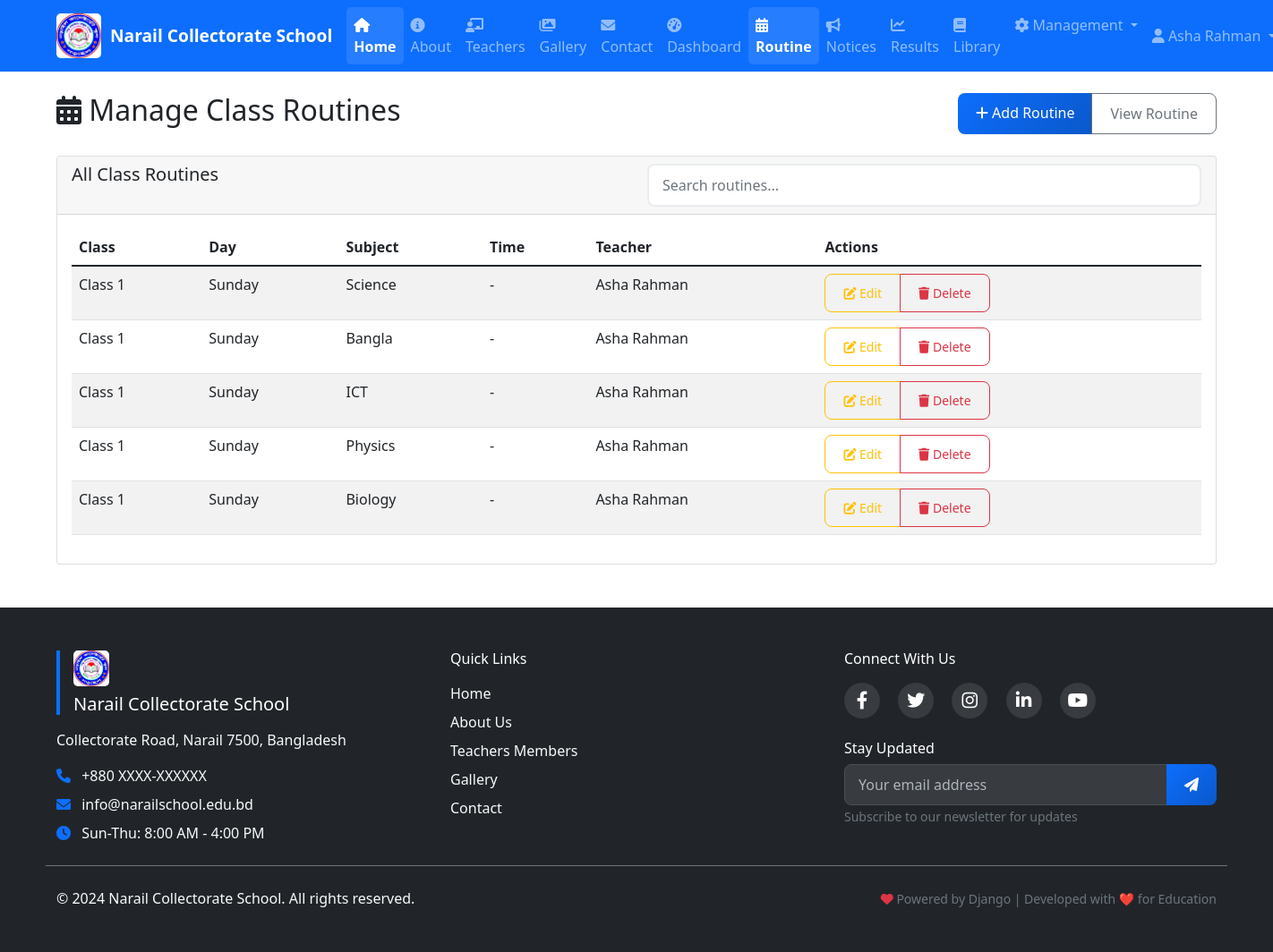
Screenshot of /school/routine/manage/ (signed in) with the database file from the repository.
### accounts/models.py (models this page shows, shortened)
class User(AbstractUser):
    USER_TYPE_CHOICES = (
        ('admin', 'Admin'),
        ('teacher', 'Teacher'),
        ('student', 'Student'),
        ('parent', 'Parent'),
    )
    user_type = models.CharField(max_length=10, choices=USER_TYPE_CHOICES, default='student')
    phone = models.CharField(max_length=15, blank=True)
    address = models.TextField(blank=True)
    profile_picture = models.ImageField(upload_to='profile_pics/', blank=True)

### school/models.py (models this page shows, shortened)
class ClassRoutine(models.Model):
    class_name = models.ForeignKey(Class, on_delete=models.CASCADE, verbose_name="Class")
    day = models.CharField(max_length=10, choices=(
        ('Sunday', 'Sunday'),
        ('Monday', 'Monday'),
        ('Tuesday', 'Tuesday'),
        ('Wednesday', 'Wednesday'),
        ('Thursday', 'Thursday'),
    ))
    period = models.ForeignKey(RoutinePeriod, on_delete=models.CASCADE, verbose_name="Time Period")
    subject = models.ForeignKey(Subject, on_delete=models.CASCADE)
    teacher = models.ForeignKey(Teacher, on_delete=models.CASCADE)
    class Meta:
        unique_together = ('class_name', 'day', 'period')
        ordering = ['class_name', 'day', 'period__order']
        verbose_name = "Class Routine"
        verbose_name_plural = "Class Routines"

class Class(models.Model):
    name = models.CharField(max_length=50)
    section = models.CharField(max_length=10)
    class_teacher = models.ForeignKey(Teacher, on_delete=models.SET_NULL, null=True)

class Subject(models.Model):
    name = models.CharField(max_length=100)
    class_name = models.ForeignKey(Class, on_delete=models.CASCADE)
    teacher = models.ForeignKey(Teacher, on_delete=models.CASCADE)

class Teacher(models.Model):
    user = models.OneToOneField(User, on_delete=models.CASCADE)
    teacher_id = models.CharField(max_length=20, unique=True)
    date_of_birth = models.DateField(null=True, blank=True)
    gender = models.CharField(max_length=10, choices=(('Male', 'Male'), ('Female', 'Female')), default='Male')
    qualification = models.CharField(max_length=100, blank=True)
    specialization = models.CharField(max_length=100, blank=True)
    joining_date = models.DateField()  # This will store the selected joining date
    salary = models.DecimalField(max_digits=10, decimal_places=2, default=0.00)
    division = models.CharField(max_length=50, blank=True)
    district = models.CharField(max_length=50, blank=True)
    thana = models.CharField(max_length=50, blank=True)
    postal_code = models.CharField(max_length=10, blank=True)
    area_village = models.CharField(max_length=100, blank=True)
    house_details = models.CharField(max_length=200, blank=True)

### school/views.py (the view)
# urls.py: path('routine/manage/', views.manage_class_routines, name='manage_class_routines'),
@login_required
def manage_class_routines(request):
    if request.user.user_type not in ['admin', 'teacher']:
        return HttpResponseForbidden("You don't have permission to access this page.")
    routines = ClassRoutine.objects.all().select_related('class_name', 'period', 'subject', 'teacher')
    if request.user.user_type == 'teacher':
        try:
            teacher = Teacher.objects.get(user=request.user)
            routines = routines.filter(teacher=teacher)
        except Teacher.DoesNotExist:
            routines = ClassRoutine.objects.none()
    context = {
        'routines': routines
    }
    return render(request, 'school/manage_class_routines.html', context)

### templates/school/manage_class_routines.html (shortened to what this page needs)
{% extends 'base.html' %}
{% block content %}
<div class="d-flex justify-content-between align-items-center mb-4">
    <h2><i class="fas fa-calendar-alt"></i> Manage Class Routines</h2>
    <div class="btn-group">
        <a href="{% url 'add_class_routine' %}" class="btn btn-primary"><i class="fas fa-plus"></i> Add Routine</a>
        <a href="{% url 'class_routine' %}" class="btn btn-outline-secondary">View Routine</a>
    </div>
</div>
<div class="card">
    <div class="card-header">
        <div class="row">
            <div class="col-md-6">
                <h5 class="mb-0">All Class Routines</h5>
            </div>
            <div class="col-md-6">
                <input type="text" class="form-control search-input" placeholder="Search routines...">
            </div>
        </div>
    </div>
    <div class="card-body">
        <div class="table-responsive">
            <table class="table table-striped">
                <thead>
                    <tr>
                        <th>Class</th>
                        <th>Day</th>
                        <th>Subject</th>
                        <th>Time</th>
                        <th>Teacher</th>
                        <th>Actions</th>
                    </tr>
                </thead>
                <tbody>
                    {% for routine in routines %}
                    <tr>
                        <td>{{ routine.class_name.name }}</td>
                        <td>{{ routine.day }}</td>
                        <td>{{ routine.subject.name }}</td>
                        <td>{{ routine.start_time|time:"H:i" }} - {{ routine.end_time|time:"H:i" }}</td>
                        <td>{{ routine.subject.teacher.user.get_full_name }}</td>
                        <td>
                            <div class="btn-group">
                                <a href="{% url 'edit_class_routine' routine.id %}" class="btn btn-sm btn-outline-warning">
                                    <i class="fas fa-edit"></i> Edit
                                </a>
                                <a href="{% url 'delete_class_routine' routine.id %}" class="btn btn-sm btn-outline-danger">
                                    <i class="fas fa-trash"></i> Delete
                                </a>
                            </div>
                        </td>
                    </tr>
                    {% empty %}
                    <tr>
                        <td colspan="6" class="text-center">No class routines found.</td>
                    </tr>
                    {% endfor %}
                </tbody>
            </table>
        </div>
    </div>
</div>
{% endblock %}

### templates/base.html (shortened to what this page needs)
<!DOCTYPE html>
<html lang="en">
<head>
    <link href="https://cdn.jsdelivr.net/npm/bootstrap@5.1.3/dist/css/bootstrap.min.css" rel="stylesheet">
    <link href="https://cdnjs.cloudflare.com/ajax/libs/font-awesome/6.0.0/css/all.min.css" rel="stylesheet">
    <link href="/static/css/style.css" rel="stylesheet">
</head>
<body>
    <nav class="navbar navbar-expand-lg navbar-dark bg-primary">
        <div class="container">
            <a class="navbar-brand" href="{% url 'home' %}">
                <img src="/static/images/Scl_logo.jpg" alt="School Logo" class="school-logo">
                <span class="school-name">
                    {% if school_info %}{{ school_info.name }}{% else %}Narail Collectorate School{% endif %}
                </span>
            </a>
            <div class="collapse navbar-collapse" id="navbarNav">
                <ul class="navbar-nav me-auto">
                    <li class="nav-item">
                        <a class="nav-link" href="{% url 'home' %}"><i class="fas fa-home"></i> Home</a>
                    </li>
                    <li class="nav-item">
                        <a class="nav-link" href="{% url 'about' %}"><i class="fas fa-info-circle"></i> About</a>
                    </li>
                    <li class="nav-item">
                        <a class="nav-link" href="{% url 'teachers_members' %}"><i class="fas fa-chalkboard-teacher"></i> Teachers</a>
                    </li>
                    <li class="nav-item">
                        <a class="nav-link" href="{% url 'gallery' %}"><i class="fas fa-images"></i> Gallery</a>
                    </li>
                    <li class="nav-item">
                        <a class="nav-link" href="{% url 'contact' %}"><i class="fas fa-envelope"></i> Contact</a>
                    </li>
                    {% if user.is_authenticated %}
                        <li class="nav-item">
                            <a class="nav-link" href="{% url 'dashboard' %}"><i class="fas fa-tachometer-alt"></i> Dashboard</a>
                        </li>
                        <li class="nav-item">
                            <a class="nav-link" href="{% url 'class_routine' %}"><i class="fas fa-calendar-alt"></i> Routine</a>
                        </li>
                        <li class="nav-item">
                            <a class="nav-link" href="{% url 'notice_board' %}"><i class="fas fa-bullhorn"></i> Notices</a>
                        </li>
                        <li class="nav-item">
                            <a class="nav-link" href="{% url 'results' %}"><i class="fas fa-chart-line"></i> Results</a>
                        </li>
                        <li class="nav-item">
                            <a class="nav-link" href="{% url 'library' %}"><i class="fas fa-book"></i> Library</a>
                        </li>
                        {% if user.user_type == 'admin' or user.user_type == 'teacher' %}
                            <li class="nav-item dropdown">
                                <a class="nav-link dropdown-toggle" href="#" id="managementDropdown" role="button" data-bs-toggle="dropdown">
                                    <i class="fas fa-cog"></i> Management
                                </a>
                            </li>
                        {% endif %}
                    {% endif %}
                </ul>
                <ul class="navbar-nav">
                    {% if user.is_authenticated %}
                        <li class="nav-item dropdown">
                            <a class="nav-link dropdown-toggle" href="#" id="userDropdown" role="button" data-bs-toggle="dropdown">
                                {% if user.profile_picture %}
                                    <img src="{{ user.profile_picture.url }}" alt="Profile" class="rounded-circle" style="width: 30px; height: 30px; object-fit: cover;">
                                {% else %}
                                    <i class="fas fa-user"></i>
                                {% endif %}
                                {{ user.get_full_name|default:user.username }}
                            </a>
                        </li>
                    {% endif %}
                </ul>
            </div>
        </div>
    </nav>
    <main class="container mt-4">
        {% block content %}
        {% endblock %}
    </main>
    <footer class="bg-dark text-light mt-5">
        <div class="container py-5">
            <div class="row">
                <div class="col-lg-4 col-md-6 mb-4">
                    <div class="footer-brand mb-3">
                        <img src="/static/images/Scl_logo.jpg" alt="School Logo" class="school-logo-footer mb-2">
                        <h5 class="text-white">{% if school_info %}{{ school_info.name }}{% else %}Narail Collectorate School{% endif %}</h5>
                    </div>
                    <p class="mb-3">{% if school_info %}{{ school_info.address }}{% else %}Collectorate Road, Narail 7500, Bangladesh{% endif %}</p>
                    <div class="contact-info">
                        <p class="mb-2">
                            <i class="fas fa-phone me-2 text-primary"></i>
                            {% if school_info %}{{ school_info.phone }}{% else %}+880 XXXX-XXXXXX{% endif %}
                        </p>
                        <p class="mb-2">
                            <i class="fas fa-envelope me-2 text-primary"></i>
                            {% if school_info %}{{ school_info.email }}{% else %}info@narailschool.edu.bd{% endif %}
                        </p>
                        <p class="mb-0">
                            <i class="fas fa-clock me-2 text-primary"></i>
                            Sun-Thu: 8:00 AM - 4:00 PM
                        </p>
                    </div>
                </div>
                <div class="col-lg-4 col-md-6 mb-4">
                    <h6 class="text-white mb-3">Quick Links</h6>
                    <ul class="list-unstyled">
                        <li class="mb-2"><a href="{% url 'home' %}" class="text-light text-decoration-none hover-primary">Home</a></li>
                        <li class="mb-2"><a href="{% url 'about' %}" class="text-light text-decoration-none hover-primary">About Us</a></li>
                        <li class="mb-2"><a href="{% url 'teachers_members' %}" class="text-light text-decoration-none hover-primary">Teachers Members</a></li>
                        <li class="mb-2"><a href="{% url 'gallery' %}" class="text-light text-decoration-none hover-primary">Gallery</a></li>
                        <li class="mb-2"><a href="{% url 'contact' %}" class="text-light text-decoration-none hover-primary">Contact</a></li>
                    </ul>
                </div>
                <div class="col-lg-4 col-md-6 mb-4">
                    <h6 class="text-white mb-3">Connect With Us</h6>
                    <div class="social-links mb-4">
                        <a href="https://www.facebook.com/profile.php?id=100089418341980" class="social-link me-3" title="Facebook">
                            <i class="fab fa-facebook-f fa-lg"></i>
                        </a>
                        <a href="#" class="social-link me-3" title="Twitter">
                            <i class="fab fa-twitter fa-lg"></i>
                        </a>
                        <a href="#" class="social-link me-3" title="Instagram">
                            <i class="fab fa-instagram fa-lg"></i>
                        </a>
                        <a href="#" class="social-link me-3" title="LinkedIn">
                            <i class="fab fa-linkedin-in fa-lg"></i>
                        </a>
                        <a href="#" class="social-link" title="YouTube">
                            <i class="fab fa-youtube fa-lg"></i>
                        </a>
                    </div>
                    <div class="newsletter">
                        <h6 class="text-white mb-2">Stay Updated</h6>
                        <div class="input-group">
                            <input type="email" class="form-control" placeholder="Your email address" aria-label="Email">
                            <button class="btn btn-primary" type="button">
                                <i class="fas fa-paper-plane"></i>
                            </button>
                        </div>
                        <small class="text-muted">Subscribe to our newsletter for updates</small>
                    </div>
                </div>
            </div>
            <div class="row pt-4 border-top border-secondary">
                <div class="col-md-6 text-center text-md-start">
                    <p class="mb-0">&copy; 2024 {% if school_info %}{{ school_info.name }}{% else %}Narail Collectorate School{% endif %}. All rights reserved.</p>
                </div>
                <div class="col-md-6 text-center text-md-end">
                    <small class="text-muted">
                        <i class="fas fa-heart text-danger"></i>
                        Powered by Django | Developed with ❤️ for Education
                    </small>
                </div>
            </div>
        </div>
    </footer>
</body>
</html>

### rows the page displays
User: get_full_name "Asha Rahman"
ClassRoutine: class_name.name "Class 1", day "Sunday", subject.name "Science", subject.teacher.user.get_full_name "Asha Rahman"
ClassRoutine: class_name.name "Class 1", day "Sunday", subject.name "Bangla", subject.teacher.user.get_full_name "Asha Rahman"
ClassRoutine: class_name.name "Class 1", day "Sunday", subject.name "ICT", subject.teacher.user.get_full_name "Asha Rahman"
ClassRoutine: class_name.name "Class 1", day "Sunday", subject.name "Physics", subject.teacher.user.get_full_name "Asha Rahman"
ClassRoutine: class_name.name "Class 1", day "Sunday", subject.name "Biology", subject.teacher.user.get_full_name "Asha Rahman"
